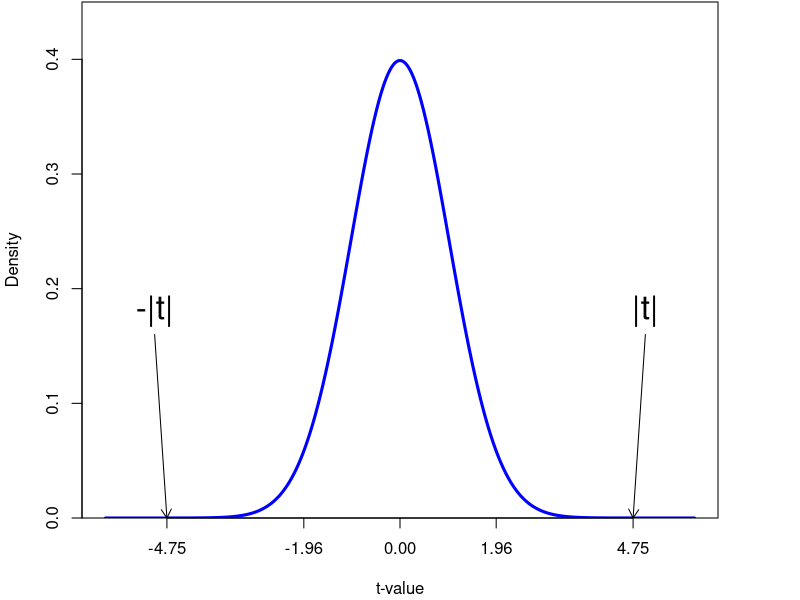
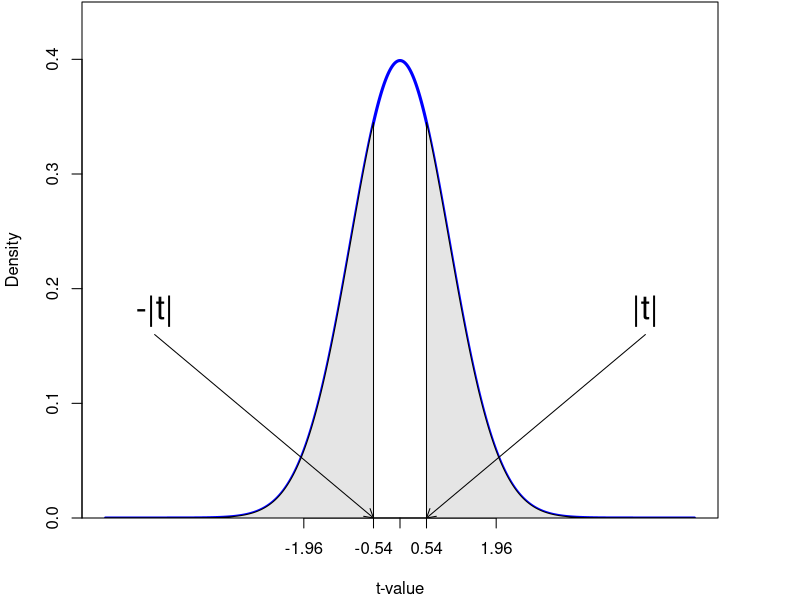
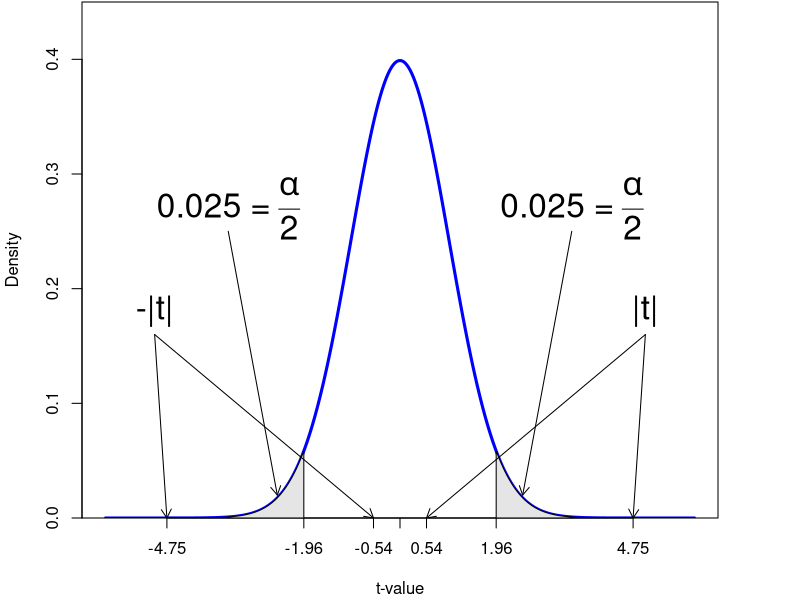
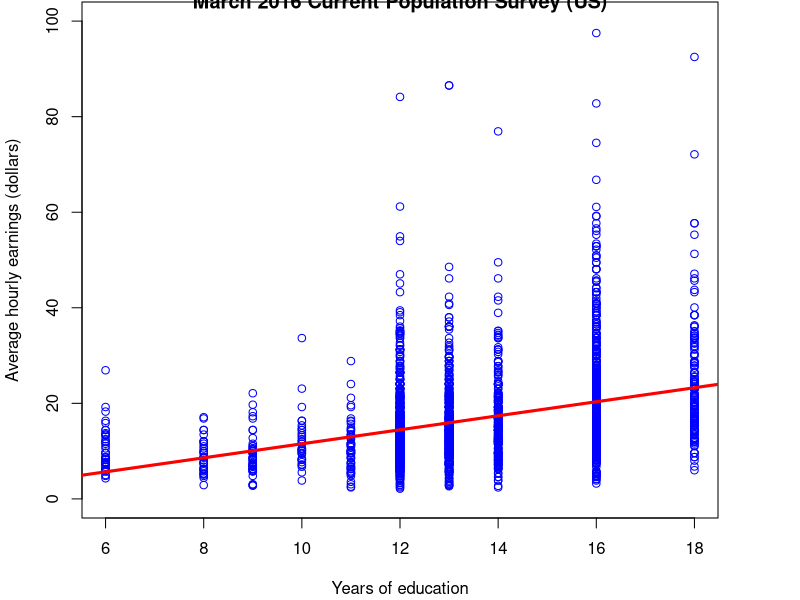
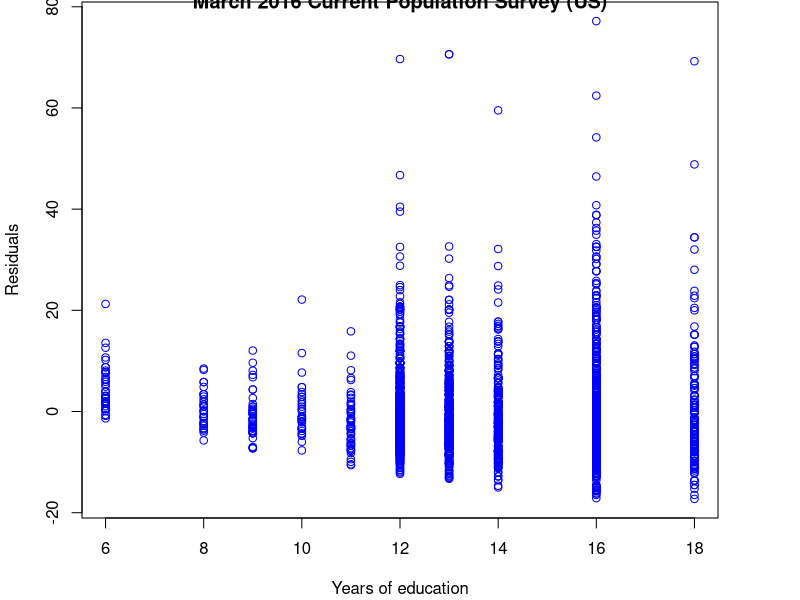
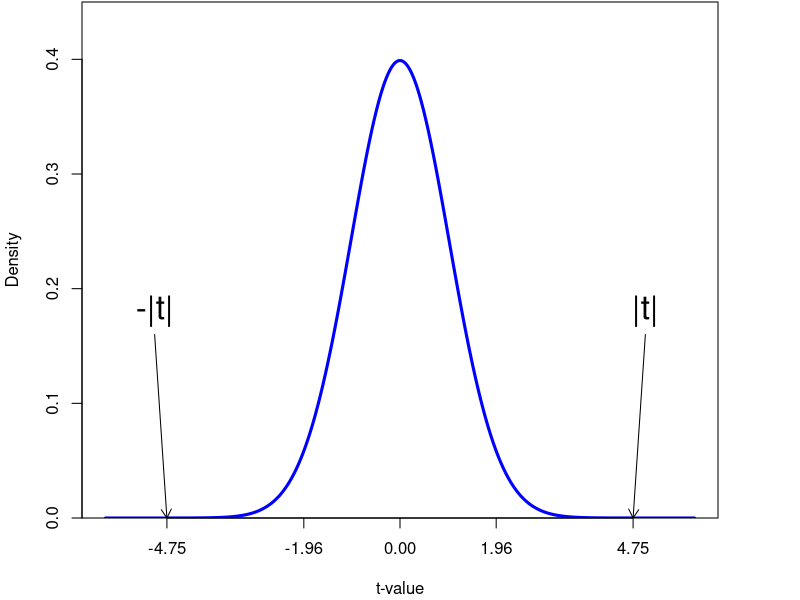
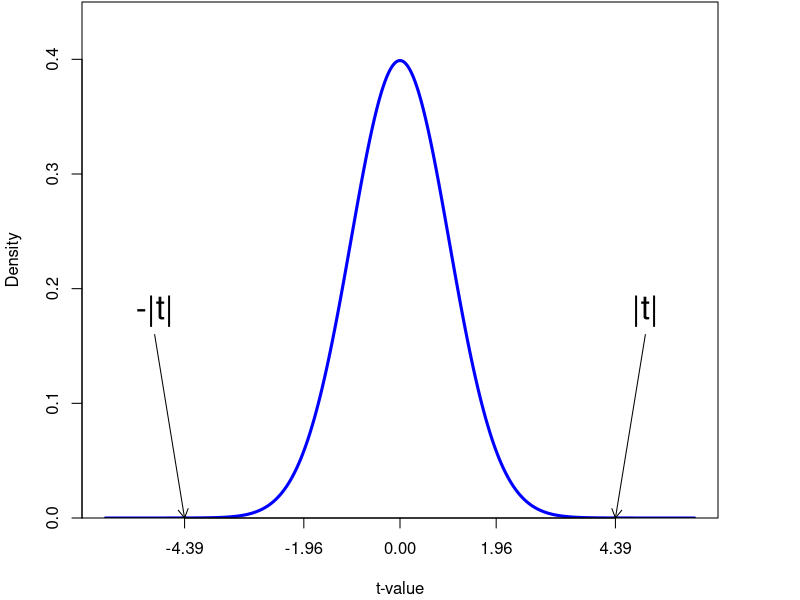

Write the R code that produced these figures, in order.
## ---- chunk 1
library(AER) # include Applied Econometrics with R library
data(CASchools) # Load CASchools data
# Generate a couple of useful variables
CASchools$STR <- CASchools$students/CASchools$teachers  # Student-teacher ratio
CASchools$Score <- (CASchools$read + CASchools$math)/2  # Student test score
data(CPSSWEducation) # Load CPSSWEducation data
## ---- chunk 2
lm1 <- lm(Score ~ STR, data = CASchools) # Fitted model in lm1
summary(lm1)
## ---- chunk 3
# Plot the standard normal on the support [-6,6]
t <- seq(-6, 6, 0.01)
par(mar = c(4.1,4.1,0.1,4.1))
plot(x = t, 
     y = dnorm(t, 0, 1), 
     type = "l", 
     col = "blue", 
     lwd = 3, 
     yaxs = "i",
     ylab = "Density",
     xaxt="n",
     xlab = "t-value",
     ylim = c(0, 0.45) )

tact <- -4.75

axis(1, at = c(0, -1.96, 1.96, -tact, tact))

# Shade the critical regions using polygon():

#critical region in left tail

polygon(x = c(-6, seq(-6, -4.75, 0.01), -4.75),
        y = c(0, dnorm(seq(-6, -4.75, 0.01)), 0),
        col = 'red')

# critical region in right tail

polygon(x = c(4.75, seq(4.75, 6, 0.01), 6),
        y = c(0, dnorm(seq(4.75, 6, 0.01)), 0),
        col = 'red')

# Add arrows and texts indicating critical regions and the p-value
# arrows(-3.5, 0.2, -2.5, 0.02, length = 0.1)
# arrows(3.5, 0.2, 2.5, 0.02, length = 0.1)

arrows(-5, 0.16, -4.75, 0, length = 0.1)
arrows(5, 0.16, 4.75, 0, length = 0.1)

# text(-3.5, 0.22, 
#      labels = expression("0.025"~"="~over(alpha, 2)),
#      cex = 0.7)
# text(3.5, 0.22, 
#      labels = expression("0.025"~"="~over(alpha, 2)),
#      cex = 0.7)

text(-5, 0.18, 
     labels = expression(paste("-|",t,"|")), 
     cex = 2)
text(5, 0.18, 
     labels = expression(paste("|",t,"|")), 
     cex = 2)

## ---- chunk 4
# Plot the standard normal on the support [-6,6]
t <- seq(-6, 6, 0.01)
par(mar = c(4.1,4.1,0.1,4.1))
plot(x = t, 
     y = dnorm(t, 0, 1), 
     type = "l", 
     col = "blue", 
     lwd = 3, 
     yaxs = "i",
     ylab = "Density",
     xaxt="n",
     xlab = "t-value",
     ylim = c(0, 0.45) )

tact <- -0.54

axis(1, at = c(0, -1.96, 1.96, -tact, tact))

# Shade the critical regions using polygon():

#critical region in left tail

polygon(x = c(-6, seq(-6, -0.54, 0.01), -0.54),
        y = c(0, dnorm(seq(-6, -0.54, 0.01)), 0),
        col = 'gray90')

# critical region in right tail

polygon(x = c(0.54, seq(0.54, 6, 0.01), 6),
        y = c(0, dnorm(seq(0.54, 6, 0.01)), 0),
        col = 'gray90')

# Add arrows and texts indicating critical regions and the p-value
# arrows(-3.5, 0.2, -2.5, 0.02, length = 0.1)
# arrows(3.5, 0.2, 2.5, 0.02, length = 0.1)

arrows(-5, 0.16, -0.54, 0, length = 0.1)
arrows(5, 0.16, 0.54, 0, length = 0.1)

# text(-3.5, 0.22, 
#      labels = expression("0.025"~"="~over(alpha, 2)),
#      cex = 0.7)
# text(3.5, 0.22, 
#      labels = expression("0.025"~"="~over(alpha, 2)),
#      cex = 0.7)

text(-5, 0.18, 
     labels = expression(paste("-|",t,"|")), 
     cex = 2)
text(5, 0.18, 
     labels = expression(paste("|",t,"|")), 
     cex = 2)


## ---- chunk 5
# Plot the standard normal on the support [-6,6]
t <- seq(-6, 6, 0.01)
par(mar = c(4.1,4.1,0.1,4.1))
plot(x = t, 
     y = dnorm(t, 0, 1), 
     type = "l", 
     col = "blue", 
     lwd = 3, 
     yaxs = "i",
     ylab = "Density",
     xaxt="n",
     xlab = "t-value",
     ylim = c(0, 0.45) )

tact <- -0.54

axis(1, at = c(0, -1.96, 1.96, -tact, tact,-4.75,4.75))

# Shade the critical regions using polygon():

#critical region in left tail

polygon(x = c(-6, seq(-6, -1.96, 0.01), -1.96),
        y = c(0, dnorm(seq(-6, -1.96, 0.01)), 0),
        col = 'gray90')

# critical region in right tail

polygon(x = c(1.96, seq(1.96, 6, 0.01), 6),
        y = c(0, dnorm(seq(1.96, 6, 0.01)), 0),
        col = 'gray90')

# Add arrows and texts indicating critical regions and the p-value
arrows(-3.5, 0.25, -2.5, 0.02, length = 0.1)
arrows(3.5, 0.25, 2.5, 0.02, length = 0.1)

arrows(-5, 0.16, -0.54, 0, length = 0.1)
arrows(5, 0.16, 0.54, 0, length = 0.1)

arrows(-5, 0.16, -4.75, 0, length = 0.1)
arrows(5, 0.16, 4.75, 0, length = 0.1)


text(-3.5, 0.27,
     labels = expression("0.025"~"="~over(alpha, 2)),
     cex = 2)
text(3.5, 0.27,
     labels = expression("0.025"~"="~over(alpha, 2)),
     cex = 2)

text(-5, 0.18, 
     labels = expression(paste("-|",t,"|")), 
     cex = 2)
text(5, 0.18, 
     labels = expression(paste("|",t,"|")), 
     cex = 2)


## ---- chunk 6
library(AER) # include Applied Econometrics with R library
data(CPSSWEducation) # Load CPSSWEducation data
lm2 <- lm(earnings ~ education, data = CPSSWEducation) # Fitted model in lm1
# Scatter plot
plot(CPSSWEducation$education,CPSSWEducation$earnings,
     main = "March 2016 Current Population Survey (US)",
     col = "blue",
     xlab = "Years of education",
     ylab = "Average hourly earnings (dollars)",
     ylim = c(0, 100))
abline(lm2,
       lwd = 3,
       col = "red")
## ---- chunk 7
# Scatter plot
plot(CPSSWEducation$education,lm2$residuals,
     main = "March 2016 Current Population Survey (US)",
     col = "blue",
     xlab = "Years of education",
     ylab = "Residuals")
## ---- chunk 8
# Earnings-education regression (lm2)
# Regression output with homoskedastic-only SEs
summary(lm2)
## ---- chunk 9
library(parameters) # include parameters library
# Earnings-education regression (lm2)
# Regression output with heteroskedastic robust SEs
parameters(lm2, robust = TRUE, vcov_type = "HC1")
## ---- chunk 10
# Score-STR regression (lm1)
# Regression output with homoskedastic-only SEs
summary(lm1)
## ---- chunk 11
# Plot the standard normal on the support [-6,6]
t <- seq(-6, 6, 0.01)
par(mar = c(4.1,4.1,0.1,4.1))
plot(x = t, 
     y = dnorm(t, 0, 1), 
     type = "l", 
     col = "blue", 
     lwd = 3, 
     yaxs = "i",
     ylab = "Density",
     xaxt="n",
     xlab = "t-value",
     ylim = c(0, 0.45) )

tact <- -4.75

axis(1, at = c(0, -1.96, 1.96, -tact, tact))

# Shade the critical regions using polygon():

#critical region in left tail

polygon(x = c(-6, seq(-6, -4.75, 0.01), -4.75),
        y = c(0, dnorm(seq(-6, -4.75, 0.01)), 0),
        col = 'red')

# critical region in right tail

polygon(x = c(4.75, seq(4.75, 6, 0.01), 6),
        y = c(0, dnorm(seq(4.75, 6, 0.01)), 0),
        col = 'red')

# Add arrows and texts indicating critical regions and the p-value
# arrows(-3.5, 0.2, -2.5, 0.02, length = 0.1)
# arrows(3.5, 0.2, 2.5, 0.02, length = 0.1)

arrows(-5, 0.16, -4.75, 0, length = 0.1)
arrows(5, 0.16, 4.75, 0, length = 0.1)

# text(-3.5, 0.22, 
#      labels = expression("0.025"~"="~over(alpha, 2)),
#      cex = 0.7)
# text(3.5, 0.22, 
#      labels = expression("0.025"~"="~over(alpha, 2)),
#      cex = 0.7)

text(-5, 0.18, 
     labels = expression(paste("-|",t,"|")), 
     cex = 2)
text(5, 0.18, 
     labels = expression(paste("|",t,"|")), 
     cex = 2)

## ---- chunk 12
# Score-STR regression (lm1)
# Regression output with heteroskedastic robust SEs
parameters(lm1, robust = TRUE, vcov_type = "HC1")
## ---- chunk 13
# Plot the standard normal on the support [-6,6]
t <- seq(-6, 6, 0.01)
par(mar = c(4.1,4.1,0.1,4.1))
plot(x = t, 
     y = dnorm(t, 0, 1), 
     type = "l", 
     col = "blue", 
     lwd = 3, 
     yaxs = "i",
     ylab = "Density",
     xaxt="n",
     xlab = "t-value",
     ylim = c(0, 0.45) )

tact <- -4.39

axis(1, at = c(0, -1.96, 1.96, -tact, tact))

# Shade the critical regions using polygon():

#critical region in left tail

polygon(x = c(-6, seq(-6, -4.39, 0.01), -4.39),
        y = c(0, dnorm(seq(-6, -4.39, 0.01)), 0),
        col = 'red')

# critical region in right tail

polygon(x = c(4.39, seq(4.39, 6, 0.01), 6),
        y = c(0, dnorm(seq(4.39, 6, 0.01)), 0),
        col = 'red')

# Add arrows and texts indicating critical regions and the p-value
# arrows(-3.5, 0.2, -2.5, 0.02, length = 0.1)
# arrows(3.5, 0.2, 2.5, 0.02, length = 0.1)

arrows(-5, 0.16, -4.39, 0, length = 0.1)
arrows(5, 0.16, 4.39, 0, length = 0.1)

# text(-3.5, 0.22, 
#      labels = expression("0.025"~"="~over(alpha, 2)),
#      cex = 0.7)
# text(3.5, 0.22, 
#      labels = expression("0.025"~"="~over(alpha, 2)),
#      cex = 0.7)

text(-5, 0.18, 
     labels = expression(paste("-|",t,"|")), 
     cex = 2)
text(5, 0.18, 
     labels = expression(paste("|",t,"|")), 
     cex = 2)
